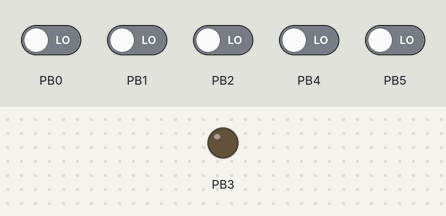
This sketch was run on a simulated ATtiny85, built with avr-gcc and run on an emulated ATtiny85. Shown: output pins drawn as LEDs (lit = HIGH). The test bench sets the inputs (shaded band); at power-on: PB0–2, PB4, PB5 LOW.

Above: at 0.8 s.
0.9 s: PB0 driven HIGH
At 1.8 s:
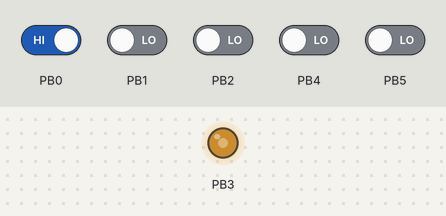
2.4 s: PB1 driven HIGH
At 3.6 s:
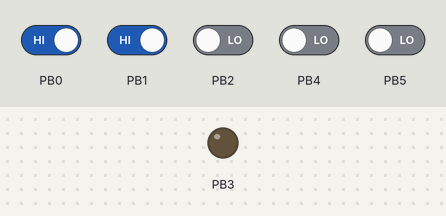
3.9 s: PB1 driven LOW
At 5.1 s:
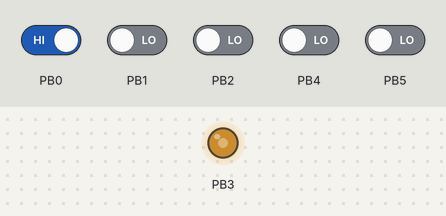
5.4 s: PB0 driven LOW
At 5.9 s:
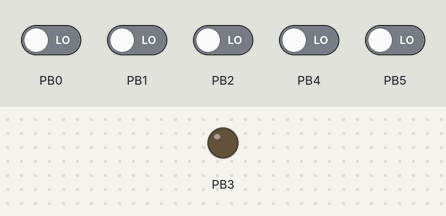
Timing chart, 0 to 7.9 s (numbered marks = the images above; inputs shaded):
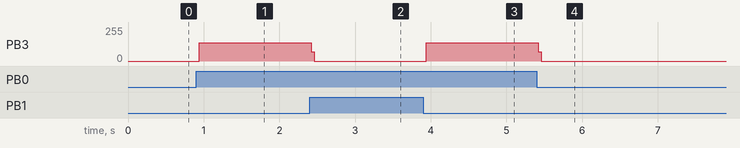

The sketch:

attiny_85_read_pin.ino
```cpp
/*************************Notes********************************
All page number is referred to ATtiny 85 datasheet unless state otherwise
1. To run assembly in Arduino: __asm__("nop"); __asm__("ldi r16, 0x02");
2. To set a bit: bitwise or; Ex. PORTB |= 1 << PORTB3; pull PB3 high
3. To clear a bit: invert, then bitwise and; Ex. PORTB &= ~(1 << PORTB3);
4. PB5 cannot be set as input when using arduino bootloader
5. When using three-wire mode as SPI, DO pin must be set as output manually if simultaneous receive and transmit is required; Ex. DDRB |= 1<<PORTB1; p117
6. In this code, CLK falling edge has been used to trigger SPI comm. SPI master (Not ATtiny85) needs to use MODE3
7. ATtiny85 SPI is compatible with SPI mode0 and mode3
***************************************************************/

#include <stdlib.h>
#include <inttypes.h>
#include <util/delay.h>
#include <avr/interrupt.h>
#include <avr/io.h>

#define PINB5_set 0x20
#define PINB4_set 0x10
#define PINB3_set 0x08
#define PINB2_set 0x04
#define PINB1_set 0x02
//#define PINB0_set 0x01

#define MASTER true
#define SLAVE false
#define MODE0 0
#define MODE3 3

void spi_setup();
void spi_master_setup();
void spi_slave_setup();
void spi_transfer(uint8_t *DI, uint8_t *DO, boolean state);

int main(void){
  DDRB |= 1 << DDB3;  //set PB3 as output
  PORTB |= 1 << PORTB3;  //pull PB3 high

  DDRB &= ~(1 << DDB0);  //set PB0 as input
  PORTB &= ~(1 << PORTB0);   //PB0 = input, No pull-up, tri-state;  p55

  int8_t PB0_in = 0;

  while (1) {
    PB0_in = PINB;   //read Input Pin

    if(PB0_in == 1){       //check input to PB0
      PORTB |= 1 << PORTB3;  //pull PB3 high
    } else {
      PORTB &= ~(1 << PORTB3);  //pull PB3 low
    }
  }
}
```

Measured:
- after the input at 0.9 s, PB3: 0/255 → 136/255 at once
- after the input at 2.4 s, PB3: 136/255 → 0/255 at once
- after the input at 3.9 s, PB3: 0/255 → 136/255 at once
- after the input at 5.4 s, PB3: 136/255 → 0/255 at once
